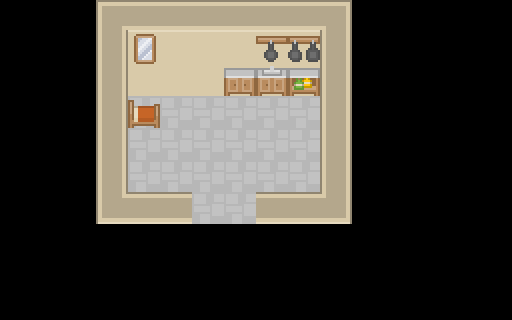

This game map was drawn from its Tiled (.tmx) file and the tilesets committed beside it. A one-line description and the full map source follow:
An orthogonal 16x10 tile map with 32x32 px tiles, 2 tile layers (Ground, Overlay), 2 tilesets.

<map version="1.0" orientation="orthogonal" renderorder="right-down" width="16" height="10" tilewidth="32" tileheight="32" nextobjectid="1">
 <tileset firstgid="1" name="roguelikeDungeon_transparent2x" tilewidth="32" tileheight="32" spacing="2" margin="2" tilecount="522">
  <image source="../GameAssets/Tiles/Roguelike Cave pack/Spritesheet/roguelikeDungeon_transparent2x.png" width="988" height="614" />
 </tileset>
 <tileset firstgid="523" name="roguelikeSheet_transparent2x" tilewidth="32" tileheight="32" spacing="2" margin="2" tilecount="1767">
  <image source="../GameAssets/Tiles/Roguelike pack/Spritesheet/roguelikeSheet_transparent2x.png" width="1940" height="1056" />
 </tileset>
 <layer name="Ground" width="16" height="10">
  <data>
   <tile gid="0" />
   <tile gid="0" />
   <tile gid="0" />
   <tile gid="1223" />
   <tile gid="1221" />
   <tile gid="1221" />
   <tile gid="1221" />
   <tile gid="1221" />
   <tile gid="1221" />
   <tile gid="1221" />
   <tile gid="1224" />
   <tile gid="0" />
   <tile gid="0" />
   <tile gid="0" />
   <tile gid="0" />
   <tile gid="0" />
   <tile gid="0" />
   <tile gid="0" />
   <tile gid="0" />
   <tile gid="1279" />
   <tile gid="1396" />
   <tile gid="1396" />
   <tile gid="1396" />
   <tile gid="1396" />
   <tile gid="1396" />
   <tile gid="1396" />
   <tile gid="1279" />
   <tile gid="0" />
   <tile gid="0" />
   <tile gid="0" />
   <tile gid="0" />
   <tile gid="0" />
   <tile gid="0" />
   <tile gid="0" />
   <tile gid="0" />
   <tile gid="1279" />
   <tile gid="1396" />
   <tile gid="1396" />
   <tile gid="1396" />
   <tile gid="1396" />
   <tile gid="1396" />
   <tile gid="1396" />
   <tile gid="1279" />
   <tile gid="0" />
   <tile gid="0" />
   <tile gid="0" />
   <tile gid="0" />
   <tile gid="0" />
   <tile gid="0" />
   <tile gid="0" />
   <tile gid="0" />
   <tile gid="1279" />
   <tile gid="700" />
   <tile gid="700" />
   <tile gid="700" />
   <tile gid="700" />
   <tile gid="700" />
   <tile gid="700" />
   <tile gid="1279" />
   <tile gid="0" />
   <tile gid="0" />
   <tile gid="0" />
   <tile gid="0" />
   <tile gid="0" />
   <tile gid="0" />
   <tile gid="0" />
   <tile gid="0" />
   <tile gid="1279" />
   <tile gid="700" />
   <tile gid="700" />
   <tile gid="700" />
   <tile gid="700" />
   <tile gid="700" />
   <tile gid="700" />
   <tile gid="1279" />
   <tile gid="0" />
   <tile gid="0" />
   <tile gid="0" />
   <tile gid="0" />
   <tile gid="0" />
   <tile gid="0" />
   <tile gid="0" />
   <tile gid="0" />
   <tile gid="1279" />
   <tile gid="700" />
   <tile gid="700" />
   <tile gid="700" />
   <tile gid="700" />
   <tile gid="700" />
   <tile gid="700" />
   <tile gid="1279" />
   <tile gid="0" />
   <tile gid="0" />
   <tile gid="0" />
   <tile gid="0" />
   <tile gid="0" />
   <tile gid="0" />
   <tile gid="0" />
   <tile gid="0" />
   <tile gid="1280" />
   <tile gid="1221" />
   <tile gid="1221" />
   <tile gid="700" />
   <tile gid="700" />
   <tile gid="1221" />
   <tile gid="1221" />
   <tile gid="1281" />
   <tile gid="0" />
   <tile gid="0" />
   <tile gid="0" />
   <tile gid="0" />
   <tile gid="0" />
   <tile gid="0" />
   <tile gid="0" />
   <tile gid="0" />
   <tile gid="0" />
   <tile gid="0" />
   <tile gid="0" />
   <tile gid="0" />
   <tile gid="0" />
   <tile gid="0" />
   <tile gid="0" />
   <tile gid="0" />
   <tile gid="0" />
   <tile gid="0" />
   <tile gid="0" />
   <tile gid="0" />
   <tile gid="0" />
   <tile gid="0" />
   <tile gid="0" />
   <tile gid="0" />
   <tile gid="0" />
   <tile gid="0" />
   <tile gid="0" />
   <tile gid="0" />
   <tile gid="0" />
   <tile gid="0" />
   <tile gid="0" />
   <tile gid="0" />
   <tile gid="0" />
   <tile gid="0" />
   <tile gid="0" />
   <tile gid="0" />
   <tile gid="0" />
   <tile gid="0" />
   <tile gid="0" />
   <tile gid="0" />
   <tile gid="0" />
   <tile gid="0" />
   <tile gid="0" />
   <tile gid="0" />
   <tile gid="0" />
   <tile gid="0" />
   <tile gid="0" />
   <tile gid="0" />
   <tile gid="0" />
   <tile gid="0" />
   <tile gid="0" />
   <tile gid="0" />
   <tile gid="0" />
  </data>
 </layer>
 <layer name="Overlay" width="16" height="10">
  <data>
   <tile gid="0" />
   <tile gid="0" />
   <tile gid="0" />
   <tile gid="0" />
   <tile gid="0" />
   <tile gid="0" />
   <tile gid="0" />
   <tile gid="0" />
   <tile gid="0" />
   <tile gid="0" />
   <tile gid="0" />
   <tile gid="0" />
   <tile gid="0" />
   <tile gid="0" />
   <tile gid="0" />
   <tile gid="0" />
   <tile gid="0" />
   <tile gid="0" />
   <tile gid="0" />
   <tile gid="0" />
   <tile gid="946" />
   <tile gid="0" />
   <tile gid="0" />
   <tile gid="0" />
   <tile gid="782" />
   <tile gid="725" />
   <tile gid="0" />
   <tile gid="0" />
   <tile gid="0" />
   <tile gid="0" />
   <tile gid="0" />
   <tile gid="0" />
   <tile gid="0" />
   <tile gid="0" />
   <tile gid="0" />
   <tile gid="0" />
   <tile gid="0" />
   <tile gid="0" />
   <tile gid="0" />
   <tile gid="552" />
   <tile gid="551" />
   <tile gid="554" />
   <tile gid="0" />
   <tile gid="0" />
   <tile gid="0" />
   <tile gid="0" />
   <tile gid="0" />
   <tile gid="0" />
   <tile gid="0" />
   <tile gid="0" />
   <tile gid="0" />
   <tile gid="0" />
   <tile gid="652" />
   <tile gid="0" />
   <tile gid="0" />
   <tile gid="0" />
   <tile gid="0" />
   <tile gid="0" />
   <tile gid="0" />
   <tile gid="0" />
   <tile gid="0" />
   <tile gid="0" />
   <tile gid="0" />
   <tile gid="0" />
   <tile gid="0" />
   <tile gid="0" />
   <tile gid="0" />
   <tile gid="0" />
   <tile gid="0" />
   <tile gid="0" />
   <tile gid="0" />
   <tile gid="0" />
   <tile gid="0" />
   <tile gid="0" />
   <tile gid="0" />
   <tile gid="0" />
   <tile gid="0" />
   <tile gid="0" />
   <tile gid="0" />
   <tile gid="0" />
   <tile gid="0" />
   <tile gid="0" />
   <tile gid="0" />
   <tile gid="1279" />
   <tile gid="700" />
   <tile gid="700" />
   <tile gid="0" />
   <tile gid="0" />
   <tile gid="700" />
   <tile gid="700" />
   <tile gid="1279" />
   <tile gid="0" />
   <tile gid="0" />
   <tile gid="0" />
   <tile gid="0" />
   <tile gid="0" />
   <tile gid="0" />
   <tile gid="0" />
   <tile gid="0" />
   <tile gid="1280" />
   <tile gid="1221" />
   <tile gid="1221" />
   <tile gid="0" />
   <tile gid="0" />
   <tile gid="1221" />
   <tile gid="1221" />
   <tile gid="1281" />
   <tile gid="0" />
   <tile gid="0" />
   <tile gid="0" />
   <tile gid="0" />
   <tile gid="0" />
   <tile gid="0" />
   <tile gid="0" />
   <tile gid="0" />
   <tile gid="0" />
   <tile gid="0" />
   <tile gid="0" />
   <tile gid="0" />
   <tile gid="0" />
   <tile gid="0" />
   <tile gid="0" />
   <tile gid="0" />
   <tile gid="0" />
   <tile gid="0" />
   <tile gid="0" />
   <tile gid="0" />
   <tile gid="0" />
   <tile gid="0" />
   <tile gid="0" />
   <tile gid="0" />
   <tile gid="0" />
   <tile gid="0" />
   <tile gid="0" />
   <tile gid="0" />
   <tile gid="0" />
   <tile gid="0" />
   <tile gid="0" />
   <tile gid="0" />
   <tile gid="0" />
   <tile gid="0" />
   <tile gid="0" />
   <tile gid="0" />
   <tile gid="0" />
   <tile gid="0" />
   <tile gid="0" />
   <tile gid="0" />
   <tile gid="0" />
   <tile gid="0" />
   <tile gid="0" />
   <tile gid="0" />
   <tile gid="0" />
   <tile gid="0" />
   <tile gid="0" />
   <tile gid="0" />
   <tile gid="0" />
   <tile gid="0" />
   <tile gid="0" />
   <tile gid="0" />
   <tile gid="0" />
  </data>
 </layer>
</map>
